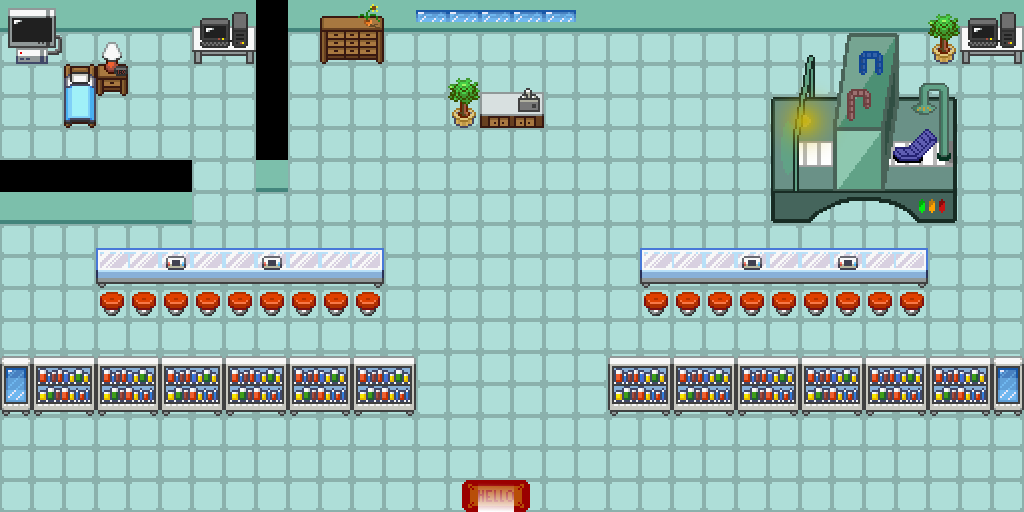

The image is a tile-based game level rendered from a .tmx file. Its description and complete source (layers, tilesets, objects, tile grids) follow:
An orthogonal 32x16 tile map with 32x32 px tiles, 3 tile layers (Calque de Tile 1, Calque 2, Calque 3).

<map version="1.0" tiledversion="1.0.3" orientation="orthogonal" renderorder="right-down" width="32" height="16" tilewidth="32" tileheight="32" nextobjectid="1">
 <tileset firstgid="1" source="tileset.tsx" />
 <layer name="Calque de Tile 1" width="32" height="16">
  <data encoding="csv">
906,906,906,906,906,906,906,906,1747,906,906,906,906,906,906,906,906,906,906,906,906,906,906,906,906,906,906,906,906,906,906,906,
903,903,903,903,903,903,903,903,1747,903,903,903,903,903,903,903,903,903,903,903,903,903,903,903,903,903,903,903,903,903,903,903,
903,903,903,903,903,903,903,903,1747,903,903,903,903,903,903,903,903,903,903,903,903,903,903,903,903,903,903,903,903,903,903,903,
903,903,903,903,903,903,903,903,1747,903,903,903,903,903,903,903,903,903,903,903,903,903,903,903,903,903,903,903,903,903,903,903,
903,903,903,903,903,903,903,903,1747,903,903,903,903,903,903,903,903,903,903,903,903,903,903,903,903,903,903,903,903,903,903,903,
258,258,258,258,258,258,903,903,906,903,903,903,903,903,903,903,903,903,903,903,903,903,903,903,903,903,903,903,903,903,903,903,
906,906,906,906,906,906,903,903,903,903,903,903,903,903,903,903,903,903,903,903,903,903,903,903,903,903,903,903,903,903,903,903,
903,903,903,903,903,903,903,903,903,903,903,903,903,903,903,903,903,903,903,903,903,903,903,903,903,903,903,903,903,903,903,903,
903,903,903,903,903,903,903,903,903,903,903,903,903,903,903,903,903,903,903,903,903,903,903,903,903,903,903,903,903,903,903,903,
903,903,903,903,903,903,903,903,903,903,903,903,903,903,903,903,903,903,903,903,903,903,903,903,903,903,903,903,903,903,903,903,
903,903,903,903,903,903,903,903,903,903,903,903,903,903,903,903,903,903,903,903,903,903,903,903,903,903,903,903,903,903,903,903,
903,903,903,903,903,903,903,903,903,903,903,903,903,903,903,903,903,903,903,903,903,903,903,903,903,903,903,903,903,903,903,903,
903,903,903,903,903,903,903,903,903,903,903,903,903,903,903,903,903,903,903,903,903,903,903,903,903,903,903,903,903,903,903,903,
903,903,903,903,903,903,903,903,903,903,903,903,903,903,903,903,903,903,903,903,903,903,903,903,903,903,903,903,903,903,903,903,
903,903,903,903,903,903,903,903,903,903,903,903,903,903,903,903,903,903,903,903,903,903,903,903,903,903,903,903,903,903,903,903,
903,903,903,903,903,903,903,903,903,903,903,903,903,903,903,903,903,903,903,903,903,903,903,903,903,903,903,903,903,903,903,903
</data>
 </layer>
 <layer name="Calque 2" width="32" height="16">
  <data encoding="csv">
258,258,258,258,258,258,258,258,258,258,258,258,258,904,904,904,904,904,258,258,258,258,258,258,258,258,258,258,258,258,258,258,
1233,1234,258,258,258,258,1809,1810,258,258,2497,2498,258,258,258,258,258,258,258,258,258,258,258,258,258,258,258,258,258,1043,1809,1810,
258,258,980,1042,258,258,258,258,258,258,258,258,258,258,258,258,258,258,258,258,258,258,258,2823,258,258,258,258,258,258,0,258,
258,258,1044,258,258,258,258,258,258,258,258,258,258,258,1043,2387,2386,258,258,258,258,258,258,2887,2945,2946,2947,2948,2949,2950,0,258,
258,258,258,258,258,258,258,258,258,258,258,258,258,258,258,258,258,258,258,258,258,258,258,258,3009,3010,3011,3012,3013,3014,258,258,
258,258,258,258,258,258,258,258,258,258,258,258,258,258,258,258,258,258,258,258,258,258,258,258,3073,3074,3075,3076,3077,3078,258,258,
258,258,258,258,258,258,258,258,258,258,258,258,258,258,258,258,258,258,258,258,258,258,258,258,3137,3138,3139,3140,3141,3142,258,258,
258,258,258,258,258,258,258,258,258,258,258,258,258,258,258,258,258,258,258,258,258,258,258,258,258,258,258,258,258,258,258,258,
258,258,258,1090,1091,1094,1091,1091,1094,1091,1091,1092,258,258,258,258,258,258,258,258,1090,1091,1091,1094,1091,1091,1094,1091,1092,258,258,258,
258,258,258,1108,1108,1108,1108,1108,1108,1108,1108,1108,258,258,258,258,258,258,258,258,1108,1108,1108,1108,1108,1108,1108,1108,1108,258,258,258,
258,258,258,258,258,258,258,258,258,258,258,258,258,258,258,258,258,258,258,258,258,258,258,258,258,258,258,258,258,258,258,258,
258,258,258,258,258,258,258,258,258,258,258,258,258,258,258,258,258,258,258,258,258,258,258,258,258,258,258,258,258,258,258,258,
1217,1218,1219,1218,1219,1218,1219,1218,1219,1218,1219,1218,1219,258,258,258,258,258,258,1218,1219,1218,1219,1218,1219,1218,1219,1218,1219,1218,1219,1217,
258,258,258,258,258,258,258,258,258,258,258,258,258,258,258,258,258,258,258,258,258,258,258,258,258,258,258,258,258,258,258,258,
258,258,258,258,258,258,258,258,258,258,258,258,258,258,258,258,258,258,258,258,258,258,258,258,258,258,258,258,258,258,258,258,
258,258,258,258,258,258,258,258,258,258,258,258,258,258,2511,2512,2513,258,258,258,258,258,258,258,258,258,258,258,258,258,258,258
</data>
 </layer>
 <layer name="Calque 3" width="32" height="16">
  <data encoding="csv">
1169,1170,258,258,258,258,1745,1746,220,258,2433,2434,258,258,258,258,258,258,258,258,258,258,258,258,258,258,258,258,258,979,1745,1746,
258,258,258,978,258,258,258,258,220,258,258,258,258,258,258,258,258,258,258,258,258,258,258,258,2817,2818,2819,2820,2821,2822,258,258,
258,258,258,258,258,258,258,258,220,258,258,258,258,258,979,2323,2322,258,258,258,258,258,258,258,2881,2882,2883,2884,2885,2886,258,258,
258,258,258,258,258,258,258,258,220,258,258,258,258,258,258,258,258,258,258,258,258,258,258,258,258,258,258,258,258,258,258,258,
258,258,258,258,258,258,258,258,220,258,258,258,258,258,258,258,258,258,258,258,258,258,258,258,258,258,258,258,258,258,258,258,
220,220,220,220,220,220,258,258,258,258,258,258,258,258,258,258,258,258,258,258,258,258,258,258,258,258,258,258,258,258,258,258,
258,258,258,258,258,258,258,258,258,258,258,258,258,258,258,258,258,258,258,258,258,258,258,258,258,258,258,258,258,258,258,258,
258,258,258,1026,1027,1027,1027,1027,1027,1027,1027,1028,258,258,258,258,258,258,258,258,1026,1027,1027,1027,1027,1027,1027,1027,1028,258,258,258,
258,258,258,258,258,258,258,258,258,258,258,258,258,258,258,258,258,258,258,258,258,258,258,258,258,258,258,258,258,258,258,258,
258,258,258,258,258,258,258,258,258,258,258,258,258,258,258,258,258,258,258,258,258,258,258,258,258,258,258,258,258,258,258,258,
258,258,258,258,258,258,258,258,258,258,258,258,258,258,258,258,258,258,258,258,258,258,258,258,258,258,258,258,258,258,258,258,
1153,1154,1155,1154,1155,1154,1155,1154,1155,1154,1155,1154,1155,258,258,258,258,258,258,1154,1155,1154,1155,1154,1155,1154,1155,1154,1155,1154,1155,1153,
258,258,258,258,258,258,258,258,258,258,258,258,258,258,258,258,258,258,258,258,258,258,258,258,258,258,258,258,258,258,258,258,
258,258,258,258,258,258,258,258,258,258,258,258,258,258,258,258,258,258,258,258,258,258,258,258,258,258,258,258,258,258,258,258,
258,258,258,258,258,258,258,258,258,258,258,258,258,258,258,258,258,258,258,258,258,258,258,258,258,258,258,258,258,258,258,258,
258,258,258,258,258,258,258,258,258,258,258,258,258,258,258,258,258,258,258,258,258,258,258,258,258,258,258,258,258,258,258,258
</data>
 </layer>
</map>
